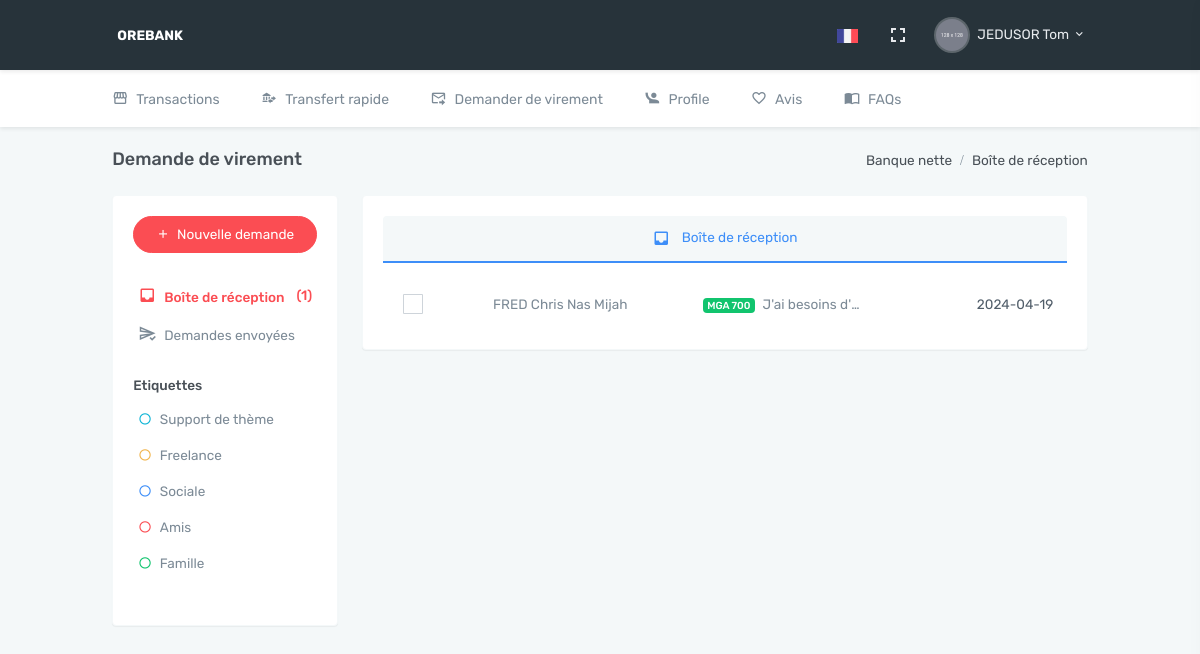
/site/dist/inbox.php (signed in), run on the app's committed database.
### tables this page shows
CREATE TABLE `tbl_customer` (
  `account_no` int(9) NOT NULL,
  `full_name` char(100) NOT NULL,
  `gender` char(10) NOT NULL,
  `birth_date` date NOT NULL,
  `mobile` char(15) NOT NULL,
  `email` char(100) NOT NULL
);

CREATE TABLE `tbl_requests` (
  `request_id` int(10) NOT NULL,
  `account_no` int(9) NOT NULL,
  `to_account` int(9) NOT NULL,
  `amount` int(10) NOT NULL,
  `message` varchar(1000) NOT NULL,
  `hasViewed` tinyint(1) NOT NULL DEFAULT 0,
  `status` char(15) NOT NULL,
  `request_date` datetime NOT NULL
);

### site/dist/inbox.php (the view, shortened to what this page needs)
<?php
    include('connect.php');
    if(isset($_SESSION["s_account_no"]) && isset($_SESSION['s_login']))
    {
        $Account_no = $_SESSION["s_account_no"];
        $query_customer = "SELECT * FROM tbl_customer WHERE account_no='$Account_no'";
        $result_customer = mysqli_query($con, $query_customer);
        $row_customer = mysqli_fetch_array($result_customer);
    } else {
        header("location:http://localhost/online-banking/site/dist/auth_login.php");
    }
?>
<!doctype html>
<html lang="en">
    <head>
        <link href="assets/libs/summernote/summernote-bs4.css" rel="stylesheet" type="text/css" />
        <link href="assets/css/bootstrap.min.css" rel="stylesheet" type="text/css" />
        <link href="assets/css/icons.min.css" rel="stylesheet" type="text/css" />
        <link href="assets/css/app.min.css" rel="stylesheet" type="text/css" />
    </head>
    <body data-topbar="dark" data-layout="horizontal">
        <div id="layout-wrapper">
            <header id="page-topbar">
                <div class="navbar-header">
                    <div class="d-flex">
                        <div class="navbar-brand-box">
                            <a href="index.php" class="logo logo-light">
                                <span class="logo-lg text-white">
                                    <img src="assets/images/welcome-to-smartbank.png" alt="" height="50"> <b> OREBANK</b>
                                </span>
                            </a>
                        </div>
                    </div>
                    <div class="d-flex">
                        <div class="dropdown d-inline-block">
                            <button type="button" class="btn header-item waves-effect" id="page-header-user-dropdown"
                                data-toggle="dropdown" aria-haspopup="true" aria-expanded="false">
                                <img class="" src="assets/images/flags/french.jpg"alt="Header Language" height="14">
                            </button>
                        </div>
                        <div class="dropdown d-none d-lg-inline-block ml-1">
                            <button type="button" class="btn header-item noti-icon waves-effect" data-toggle="fullscreen">
                                <i class="mdi mdi-fullscreen"></i>
                            </button>
                        </div>
                        <div class="dropdown d-inline-block">
                            <button type="button" class="btn header-item waves-effect" id="page-header-user-dropdown"
                                data-toggle="dropdown" aria-haspopup="true" aria-expanded="false">
                                <img class="rounded-circle header-profile-user" src="assets/images/users/avatar-1.jpg"
                                    alt="Header Avatar">
                                <span class="d-none d-sm-inline-block ml-1"><?php echo $row_customer['full_name'] ?></span>
                                <i class="mdi mdi-chevron-down d-none d-sm-inline-block"></i>
                            </button>
                        </div>
                    </div>
                </div>
            </header>
            <div class="topnav">
                <div class="container-fluid">
                    <nav class="navbar navbar-light navbar-expand-lg topnav-menu">
                        <div class="collapse navbar-collapse" id="topnav-menu-content">
                            <ul class="navbar-nav">
                                <li class="nav-item">
                                    <a class="nav-link" href="index.php">
                                        <i class="mdi mdi-storefront mr-2"></i>Transactions
                                    </a>
                                </li>
                                <li class="nav-item">
                                    <a class="nav-link" href="quick_transfer.php">
                                        <i class="mdi mdi-bank-transfer mr-2"></i>Transfert rapide
                                    </a>
                                </li>
                                <li class="nav-item">
                                    <a class="nav-link" href="inbox.php">
                                        <i class="mdi mdi mdi-email-send-outline mr-2"></i>Demander de virement
                                    </a>
                                </li>
                                <li class="nav-item">
                                    <a class="nav-link" href="profile.php">
                                        <i class="mdi mdi mdi mdi mdi-human-greeting  mr-2"></i>Profile
                                    </a>
                                </li>
                                <li class="nav-item">
                                    <a class="nav-link" href="feedback.php">
                                        <i class="mdi mdi mdi mdi-heart-outline mr-2"></i>Avis
                                    </a>
                                </li>
                                <li class="nav-item">
                                    <a class="nav-link" href="FAQs.php">
                                        <i class="mdi mdi-book-open-variant mr-2"></i>FAQs
                                    </a>
                                </li>
                            </ul>
                        </div>
                    </nav>
                </div>
            </div>
            <div class="main-content">
                <div class="page-content">
                    <div class="container-fluid">
                        <div class="row">
                            <div class="col-12">
                                <div class="page-title-box d-flex align-items-center justify-content-between">
                                    <h4 class="mb-0 font-size-18">Demande de virement</h4>
                                    <div class="page-title-right">
                                        <ol class="breadcrumb m-0">
                                            <li class="breadcrumb-item"><a href="javascript: void(0);">Banque nette</a></li>
                                            <li class="breadcrumb-item"><a href="javascript: void(0);">Boîte de réception</a></li>
                                        </ol>
                                    </div>
                                </div>
                            </div>
                        </div>
                        <div class="row mb-4">
                            <div class="col-xl-3">
                                <div class="card h-100">
                                    <div class="card-body email-leftbar">
                                        <a href="request_money.php" class="btn btn-danger btn-block btn-rounded waves-effect waves-light"><i class="mdi mdi-plus mr-1"></i> Nouvelle demande</a>
                                        <div class="mail-list mt-4">
                                            <?php
                                                $query_for_no_of_requests = "SELECT * FROM tbl_requests where to_account = $Account_no";
                                                $no_of_requests_result = mysqli_query($con,$query_for_no_of_requests);
                                                $no_of_requests = mysqli_num_rows($no_of_requests_result);
                                            ?>
                                            <a href="inbox.php" class="active"><i class="mdi mdi-inbox mr-2"></i>Boîte de réception  <span class="ml-1 float-right">(<?php echo $no_of_requests; ?>)</span></a>
                                            <a href="send_requests.php"><i class="mdi mdi-send-check-outline mr-2"></i>Demandes envoyées</a>
                                        </div>
                                        <div>
                                            <h6 class="mt-4">Etiquettes</h6>
                                            <div class="mail-list mt-1">
                                                <a href="#"><span class="mdi mdi-circle-outline mr-2 text-info"></span>Support de thème</a>
                                                <a href="#"><span class="mdi mdi-circle-outline mr-2 text-warning"></span>Freelance</a>
                                                <a href="#"><span class="mdi mdi-circle-outline mr-2 text-primary"></span>Sociale</a>
                                                <a href="#"><span class="mdi mdi-circle-outline mr-2 text-danger"></span>Amis</a>
                                                <a href="#"><span class="mdi mdi-circle-outline mr-2 text-success"></span>Famille</a>
                                            </div>
                                        </div>
                                    </div>
                                </div>
                            </div>
                             <div class="col-xl-9">
                                <div class="card mb-0">
                                    <div class="card-body">
                                        <ul class="nav nav-tabs nav-justified nav-tabs-custom" role="tablist">
                                            <li class="nav-item">
                                                <a class="nav-link active" data-toggle="tab" href="#custom-primary" role="tab">
                                                    <i class="mdi mdi-inbox mr-2 align-middle font-size-18"></i> <span class="d-none d-md-inline-block">Boîte de réception</span>
                                                </a>
                                            </li>
                                        </ul>
                                        <div class="tab-content pt-3">
                                            <div class="tab-pane active" id="custom-primary" role="tabpanel">
                                                <ul class="message-list mb-0">
                                                <?php
                                                    $query_for_request = "SELECT * FROM tbl_requests where to_account = $Account_no ORDER BY request_date DESC ";
                                                    $request_result = mysqli_query($con,$query_for_request);
                                                    while($row = mysqli_fetch_array($request_result)) {
                                                        $to_account_no = $row['account_no'];
                                                        $query_for_ben_name = "SELECT full_name FROM tbl_customer WHERE account_no=$to_account_no";
                                                        $result_ben_name = mysqli_query($con, $query_for_ben_name);
                                                        $sender_name = mysqli_fetch_array($result_ben_name)[0];
                                                        $date_format = $row["request_date"];
                                                        $date_format=substr($date_format, 0, 10);
                                                        if($row['hasViewed'] == 0) {
                                                            $unread = 'class="unread"';
                                                        }
                                                        else {
                                                            $unread = '';
                                                        }
                                                        if($row['status'] != 'sent')
                                                        {
                                                            $badge_color = "badge-danger";
                                                        } else {
                                                            $badge_color = "badge-success";
                                                        }
                                                        echo '
                                                        <li '.$unread.'>
                                                        <div class="col-mail col-mail-1">
                                                            <div class="checkbox-wrapper-mail">
                                                                <input type="checkbox" id="chk16">
                                                                <label for="chk16" class="toggle"></label>
                                                            </div>
                                                            <a href="inbox_read.php?request_id='.$row['request_id'].'" class="title">'.$sender_name.'</a>
                                                        </div>
                                                        <div class="col-mail col-mail-2">
                                                            <a href="inbox_read.php?request_id='.$row['request_id'].'" class="subject"><span class="'.$badge_color.' badge mr-2">MGA '.$row['amount'].'</span>'.$row["message"].'
                                                            </a>
                                                            <div class="date">'.$date_format.'</div>
                                                        </div>
                                                    </li>';
                                                    }
                                                    ?>
                                                </ul>
                                            </div>
                                        </div>
                                    </div>
                                </div>
                            </div>
                        </div>
                    </div>
                </div>
            </div>
        </div>
    </body>
</html>

### data on the page
tbl_customer: full_name "JEDUSOR Tom"
tbl_requests: tbl_customer.full_name "FRED Chris Nas Mijah", amount "700", message "J'ai besoins d'…", request_date "2024-04-19"

### other printed values
$no_of_requests "1"
